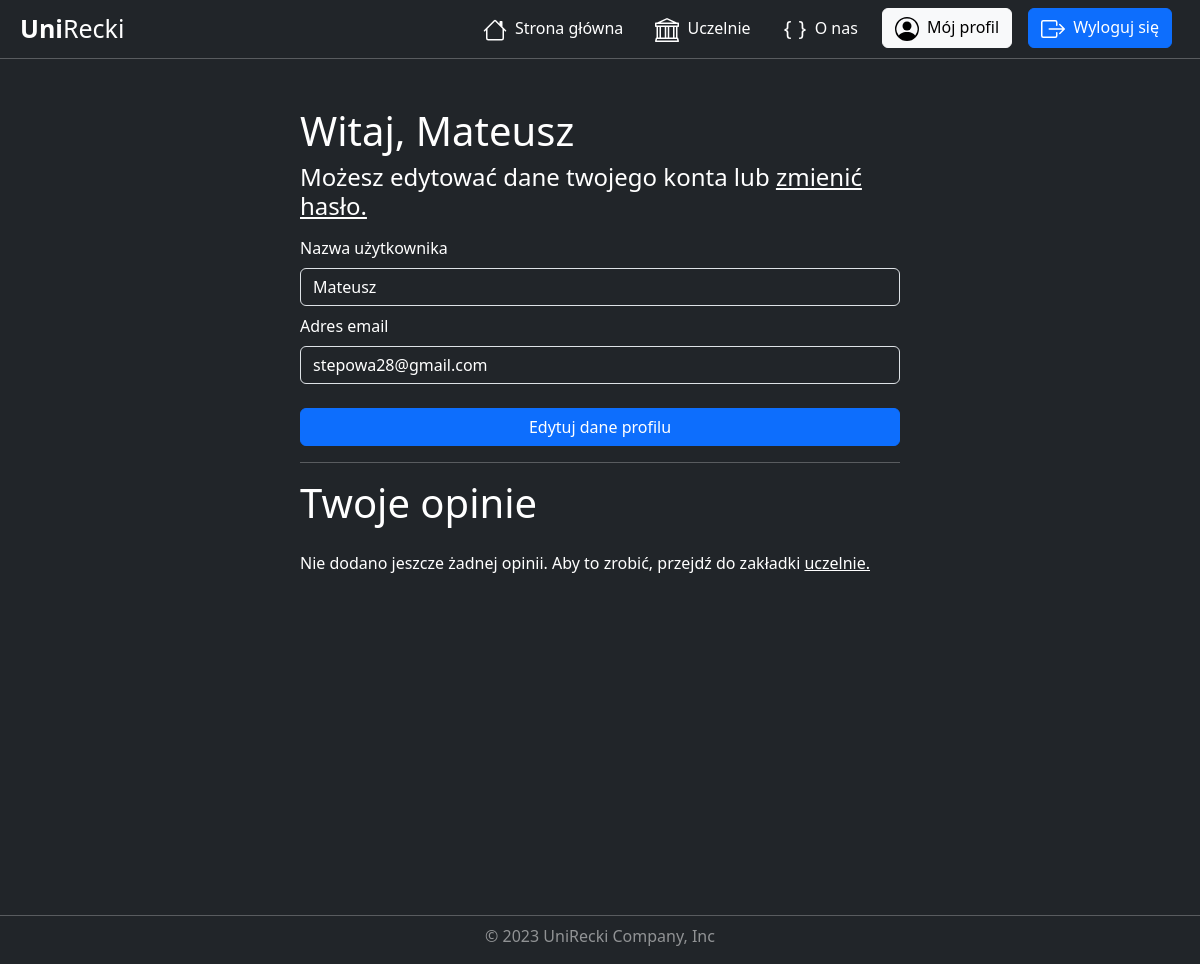
Before: /account/profile/3/ (signed in) with the older database file.
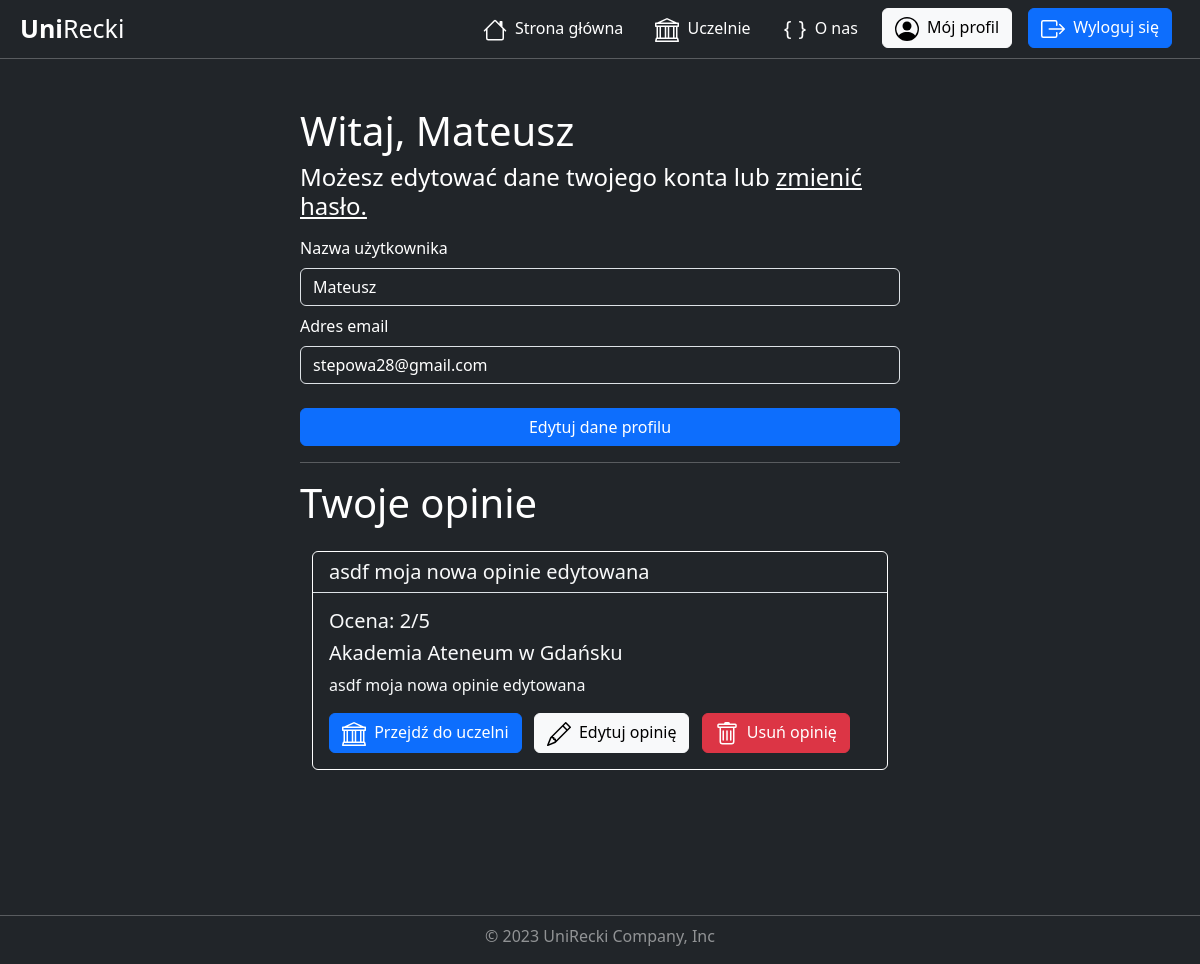
After: the same page with the newer database file.
### universities/models.py (models this page shows, shortened)
class Review(models.Model):
    title = models.CharField( max_length=150)
    description = models.CharField( max_length=3000)
    rating = models.IntegerField(validators=[
            MaxValueValidator(5),
            MinValueValidator(1)
        ])
    add_date = models.DateTimeField(default=timezone.now, blank=True)
    university = models.ForeignKey(University, on_delete=models.CASCADE)
    user = models.ForeignKey(User, on_delete=models.CASCADE)
    users_like = models.ManyToManyField(User, related_name='images_liked', blank=True)
    class Meta:
        verbose_name = 'Review'
        verbose_name_plural = 'Reviews'

class University(models.Model):
    name = models.CharField(max_length=150)
    voivodeship = models.CharField(max_length=150)
    city = models.CharField(max_length=150)
    link = models.CharField(max_length=150)
    class Meta:
        verbose_name = 'University'
        verbose_name_plural = 'Universities'

### account/views.py (the view, shortened to what this page needs)
# urls.py: path('profile/<int:user_id>/', views.profile, name='profile'),
@login_required
def profile(request, user_id):
    if request.user.id != user_id:
        return redirect('index')
    user = User.objects.get(id=user_id)
    reviews = Review.objects.filter(user=user)
    return render(request, 'account/profile.html', {
        'user': user,
        'reviews': reviews
        })

### account/templates/account/profile.html (shortened to what this page needs)
{% extends "base.html" %}
{% load static %}
{% block css %}
    <link rel="stylesheet" href={% static "account/register.css" %}>
{% endblock css %}
{% block content %}
    <div class="container mt-5">
        <div class="row">
            <h1 class="p-0">Witaj, {{ user.username }}</h1>
            <h4 class="p-0">
                Możesz edytować dane twojego konta lub <a href={% url 'change_password' %}>zmienić hasło.</a>
            </h4>
        </div>
        <form method="post">
            <div class="row mt-2">
                <label for="username" class="form-label p-0">Nazwa użytkownika</label>
                <input type="text" id="username" name="username" class="form-control text-bg-dark" placeholder="Nazwa użytkownika" value={{ user.username }} required />
            </div>
            <div class="row mt-2">
                <label for="email" class="form-label p-0">Adres email</label>
                <input type="email" id="email" name="email" class="form-control text-bg-dark" placeholder="Adres email" value={{ user.email }} required />
            </div>
            <div class="row mt-4 d-flex justify-content-center align-items-center">
                <input class="btn btn-primary" type="submit" value="Edytuj dane profilu">
            </div>
        </form>
        <div class="row">
            <hr class="mt-3">
            <h1 class="m-0 p-0">Twoje opinie</h1>
        </div>
        {% for review in reviews %}
            <div class="card bg-dark text-light mt-4">
                <h5 class="card-header border-bottom">{{ review.title }}</h5>
                <div class="card-body">
                    <h5 class="card-title">Ocena: {{ review.rating }}/5</h5>
                    <h5 class="card-title">{{ review.university.name }}</h5>
                    <p class="card-text">{{ review.description }}</p>
                    <a href="{% url 'university_detail' review.university.id %}"
                       class="btn btn-primary me-2">
                    Przejdź do uczelni</a>
                    <a href="{% url 'review_update' review.id %}" class="btn btn-light me-2">
                    Edytuj opinię</a>
                    <a href="{% url 'review_delete' review.id %}" class="btn btn-danger">
                    Usuń opinię</a>
                </div>
            </div>
        {% empty %}
            <div class="row">
                <p class="p-0 mt-4">
                    Nie dodano jeszcze żadnej opinii. Aby to zrobić, przejdź do zakładki <a href="{% url 'university_list' %}">uczelnie.</a>
                </p>
            </div>
        {% endfor %}
    </div>
{% endblock content %}

Changed rows visible on the page:
added Review: title "asdf moja nowa opinie edytowana", rating "2", university.name "Akademia Ateneum w Gdańsku", description "asdf moja nowa opinie edytowana"
Other visible differences:
text no longer shown: "Nie dodano jeszcze żadnej opinii. Aby to zrobić, przejdź do zakładki uczelnie."
